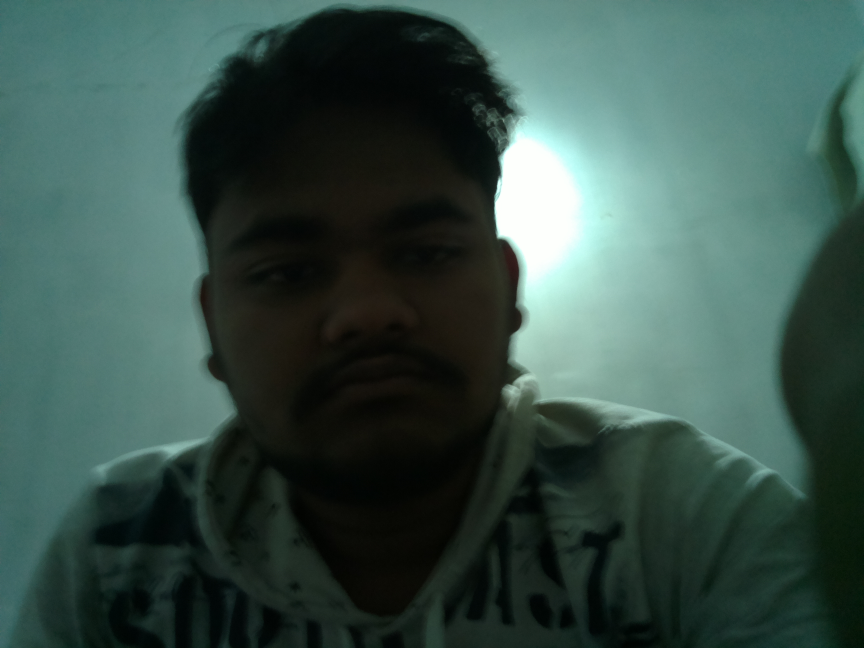
#> input picture test3.jpeg, 2592 x 1944 px (shown at 1/3 size)
$ python img.py
#> lines starting #> are read from the running program, lines starting #| are printed output that depends on the picture
import cv2
img = cv2.imread("test3.jpeg")
#> img is the input picture: shape (1944, 2592, 3); mean B, G, R 74.5, 81.5, 57.4
resized=cv2.resize(img, (400,400))
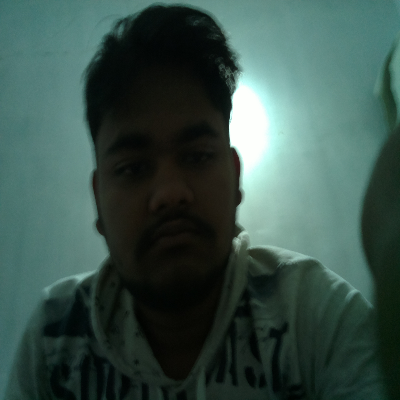
#> resized: shape (400, 400, 3); mean B, G, R 74.4, 81.4, 57.3
cv2.imshow("hello",resized)
cv2.waitKey(2000)
cv2.destroyAllWindows()
